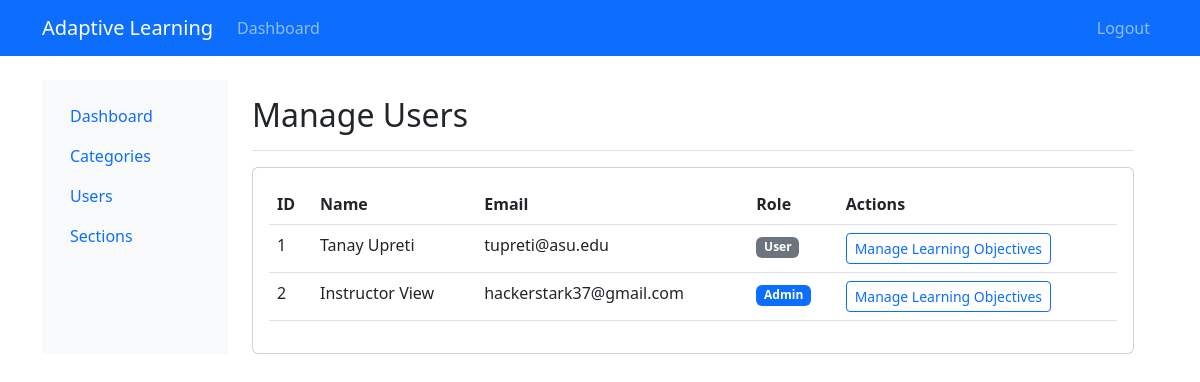
The app's page /admin/users (signed in) with its own data.
### database/models.py (models this page shows, shortened)
class User(Base):
    __tablename__ = "users"
    id = Column(Integer, primary_key=True)
    name = Column(String, nullable=False)
    email = Column(String, unique=True, nullable=False)
    password_hash = Column(String, nullable=False)  # For authentication
    is_admin = Column(Boolean, default=False)  # Admin flag
    attempts = relationship(
        "AttemptLog", back_populates="user", cascade="all, delete-orphan"
    )
    user_categories = relationship("UserCategory", back_populates="user", cascade="all, delete-orphan")
    sections = relationship("Section", secondary=section_users, back_populates="users")

### blueprints/admin/routes.py (the view)
@admin_bp.route('/users')
@admin_required
def manage_users():
    users = db.get_all(User)
    return render_template('admin/users.html', users=users)

### blueprints/admin/routes.py (called while the page is built)
def admin_required(f):
    @wraps(f)
    def decorated_function(*args, **kwargs):
        if 'user_id' not in session:
            flash('Please log in to access this page.', 'warning')
            return redirect(url_for('user.login'))
        user = db.get(User, session['user_id'])
        if not user or not user.is_admin:
            flash('You do not have permission to access this page.', 'error')
            return redirect(url_for('user.dashboard'))
        return f(*args, **kwargs)
    return decorated_function

### database/engine.py (called while the page is built)
    def get_session(self):
        return self.Session()

    def get(self, model, id):
        session = self.get_session()
        try:
            return session.query(model).get(id)
        finally:
            session.close()

    def get_all(self, model):
        session = self.get_session()
        try:
            return session.query(model).all()
        finally:
            session.close()

### main.py (called while the page is built)
@app.before_request
def before_request():
    g.db_session = db.get_session()

@app.after_request
def after_request(response):
    if hasattr(g, 'db_session'):
        g.db_session.close()
    return response

### templates/admin/users.html (shortened to what this page needs)
{% extends "admin/base.html" %}
{% block admin_title %}Manage Users{% endblock %}
{% block admin_content %}
<div class="card">
    <div class="card-body">
        <div class="table-responsive">
            <table class="table">
                <thead>
                    <tr>
                        <th>ID</th>
                        <th>Name</th>
                        <th>Email</th>
                        <th>Role</th>
                        <th>Actions</th>
                    </tr>
                </thead>
                <tbody>
                    {% for user in users %}
                    <tr>
                        <td>{{ user.id }}</td>
                        <td>{{ user.name }}</td>
                        <td>{{ user.email }}</td>
                        <td>
                            {% if user.is_admin %}
                                <span class="badge bg-primary">Admin</span>
                            {% else %}
                                <span class="badge bg-secondary">User</span>
                            {% endif %}
                        </td>
                        <td>
                            <a href="{{ url_for('admin.manage_user_categories', user_id=user.id) }}"
                               class="btn btn-sm btn-outline-primary">
                                 Manage Learning Objectives
                            </a>
                        </td>
                    </tr>
                    {% else %}
                    <tr>
                        <td colspan="5" class="text-center">No users found.</td>
                    </tr>
                    {% endfor %}
                </tbody>
            </table>
        </div>
    </div>
</div>
{% endblock %}

### records on screen
User: id "1", name "Tanay Upreti", email "tupreti@asu.edu", is_admin "User"
User: id "2", name "Instructor View", email "hackerstark37@gmail.com", is_admin "Admin"
